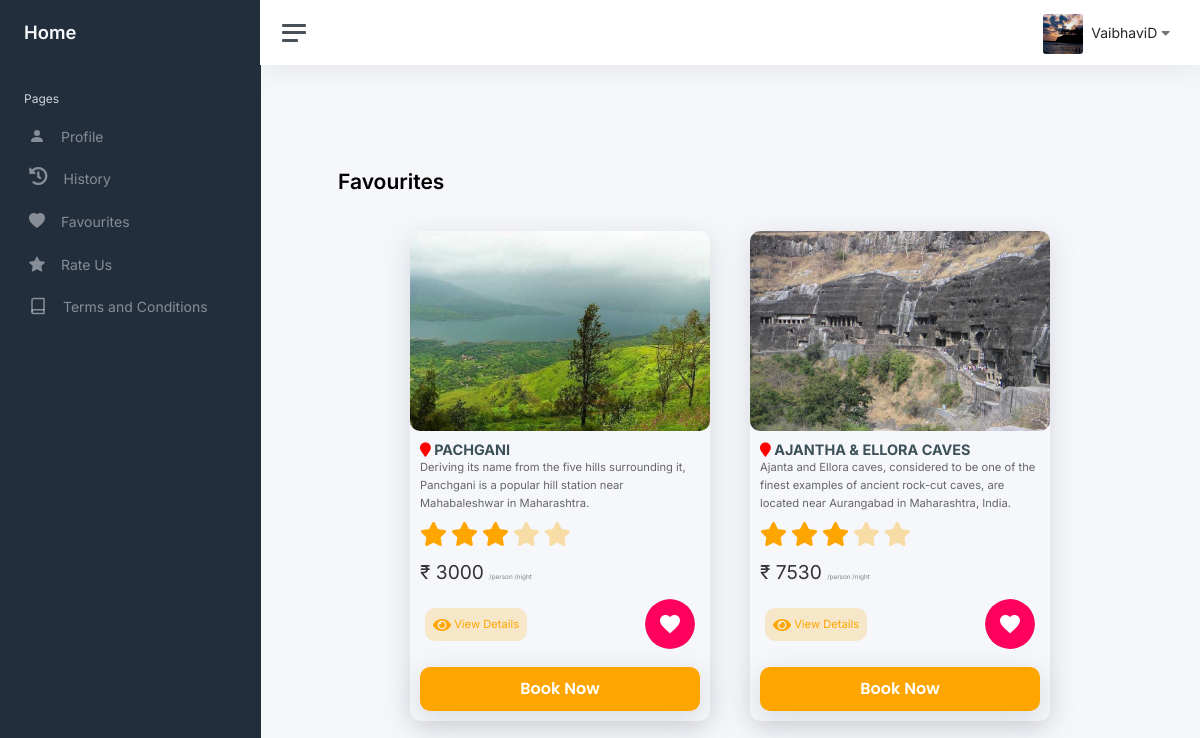
Screenshot of /templates/user_panel/favourites (signed in) with the database file from the repository.
### tables this page shows
CREATE TABLE `user` (
  `id` int(11) NOT NULL,
  `name` varchar(255) NOT NULL,
  `email` varchar(100) NOT NULL,
  `mobile` varchar(255) NOT NULL,
  `address` varchar(255) NOT NULL,
  `profile` varchar(255) NOT NULL
);

CREATE TABLE `package` (
  `id` int(11) NOT NULL,
  `packageName` varchar(255) NOT NULL,
  `packageDesc` varchar(255) NOT NULL,
  `packagePrice` int(11) NOT NULL,
  `discount` float NOT NULL,
  `disType` varchar(10) NOT NULL,
  `packageType` int(11) NOT NULL,
  `packagePhoto` varchar(255) NOT NULL
);

### templates/include/functions.inc.php (called while the page is built, shortened)
    <?php
function getUserFav(){
    global $con;
    $arr=array();
    $uid=$_SESSION['CURRENT_USER_ID'];
    $res=mysqli_query($con,"select * from favourites where userId='$uid' ");
    while ($row=mysqli_fetch_assoc($res) ) {
        $arr[]=$row;
    }
    return $arr;
}
function getFavourites(){
    $fav_array=array();
if(isset($_SESSION['CURRENT_USER_ID'])){
  $getUserFav=getUserFav();
  foreach ($getUserFav as $key => $value) {
   $fav_array[]= array(
        'pckgId'=>$value['pckgId']
      );
  }
}
else{
  if (isset($_SESSION['favourites']) && count($_SESSION['favourites'])>0) {
    $fav_array=$_SESSION['favourites'];
  }
}
return $fav_array;
}
function getCurrentUserName(){
     global $con;
    $uid=$_SESSION['CURRENT_USER_ID'];
    $getname=mysqli_fetch_assoc(mysqli_query($con,"select * from user where id ='$uid' "));
    $name=$getname['name'];
    return $name;
}
function getCurrentUserDetails(){
   global $con;
    $arr=array();
    if(isset($_SESSION['CURRENT_USER_ID'])){
      $uid=$_SESSION['CURRENT_USER_ID'];
      $res=mysqli_query($con,"select * from user where id ='$uid' ");
       $row=mysqli_fetch_assoc($res);
      $arr=$row;
    }
    return $arr;
}
?>

### templates/user_panel/favourites.php (the view, shortened to what this page needs)
<?php
include 'userHeader.php';
?>
<section class="packages" id="packages">
			<main class="content">
				<div class="container-fluid p-0">
					<h1 class="h3 mb-3"><strong>Favourites</strong></h1>
<div class="box-container">
  <?php
      foreach ($favArray as $key => $value) {
        $pckgId=$value['pckgId'];
            $packages=mysqli_query($con,"select * from package where id='$pckgId' ");
             if(mysqli_num_rows($packages)>0){
               while ($pckgRow=mysqli_fetch_assoc($packages)) {
                ?>
          <div class="box">
             <img src="<?php echo SITE_PACKAGE_IMAGE.$pckgRow['packagePhoto'];  ?>" alt="">
              <div class="content">
                  <h4><i id="map" class="fa fa-map-marker"></i> <?php  echo $pckgRow['packageName']; ?> </h4>
                  <p><?php  echo $pckgRow['packageDesc']; ?></p>
                  <div class="stars">
                      <i class="fa fa-star checked"></i>
                      <i class="fa fa-star checked"></i>
                      <i class="fa fa-star checked"></i>
                      <i class="fa fa-star "></i>
                      <i class="fa fa-star "></i>
                  </div>
                  <div class="price">&#8377; <?php  echo $pckgRow['packagePrice']; ?> <span style="font-size: .4rem;color:gray;">/person /night</span></div>
                  <div class="view-like">
                    <a class="view-details" href="<?php echo SITE_PATH.'templates/'; ?>viewDetails/<?php echo $pckgRow['id'];  ?>"><i class="fa fa-eye"></i> View Details</a>
                    <div class="like-wrapper">
                     <a href="javascript:void(0);" data-id="<?php echo $pckgRow['id'] ?> " class="like-button <?php
                        $active='remove';
                        foreach ($favArray as $key => $value) {
                           $pckgId=$value['pckgId'];
                           if($pckgRow['id']==$pckgId){ echo "is-active"; $active='remove'; }
                        }
                        ?>" onclick="manageFav('<?php echo $pckgRow['id']; ?>','<?php echo $active; ?>')" >
                        <i class="material-icons is-liked bouncy">favorite</i>
                        <span class="like-overlay"></span>
                      </a>
                  </div>
                  </div>
                   <?php
                      if(isset($_SESSION['CURRENT_USER_ID'])){
                  ?>
                  <a href="<?php echo SITE_PATH.'templates/'; ?>bookTour/<?php echo $pckgRow['id'];  ?>"><button class="book-btn">Book Now</button></a>
                      <?php
                    }
                    else{
                      ?>
                       <a href="<?php echo SITE_PATH.'templates/'; ?>login"><button class="book-btn">Book Now</button></a>
                      <?php
                    }
                  ?>
              </div>
          </div>
          <?php
              }
            }
          }
           ?>
</div>
					</div>
					</main>
					</section>
<?php
include 'userFooter.php';
?>

### templates/user_panel/userHeader.php (shortened to what this page needs)
<?php
      include ($_SERVER['DOCUMENT_ROOT'].'/Travello/templates/include/database.inc.php');
      include ($_SERVER['DOCUMENT_ROOT'].'/Travello/templates/include/functions.inc.php');
   $favArray=getFavourites();
   $row=getCurrentUserDetails();
   ?>
<!DOCTYPE html>
<html lang="en">
   <head>
      <link rel="stylesheet" href="<?php echo SITE_PATH; ?>asset/css_user/style.css"/>
      <link rel="stylesheet" href="https://cdnjs.cloudflare.com/ajax/libs/font-awesome/5.15.3/css/all.min.css">
      <link href="<?php echo SITE_PATH; ?>asset/bootstrap.min.css" rel="stylesheet">
      <link href="<?php echo SITE_PATH; ?>asset/css_admin/app.css" rel="stylesheet">
      <link href="<?php echo SITE_PATH; ?>asset/css_user/cards.css" rel="stylesheet">
      <link href="<?php echo SITE_PATH; ?>asset/css_user/rateus.css" rel="stylesheet">
   </head>
   <body>
      <div class="wrapper">
      <nav id="sidebar" class="sidebar js-sidebar">
         <div class="sidebar-content js-simplebar">
            <a class="sidebar-brand" href="<?php echo SITE_PATH; ?>">
            <span class="align-middle">Home</span>
            </a>
            <ul class="sidebar-nav">
            <li class="sidebar-header">
               Pages
            </li>
            <li class="sidebar-item ">
               <a class="sidebar-link" href="<?php echo SITE_PATH.'templates/user_panel/'; ?>profile">
                  <svg xmlns="http://www.w3.org/2000/svg" width="16" height="16" fill="currentColor" class="bi bi-person-fill" viewBox="0 0 16 16">
                     <path d="M3 14s-1 0-1-1 1-4 6-4 6 3 6 4-1 1-1 1H3zm5-6a3 3 0 1 0 0-6 3 3 0 0 0 0 6z"/>
                  </svg>
                  <span class="align-middle">Profile</span>
               </a>
            </li>
            <li class="sidebar-item ">
               <a class="sidebar-link" href="<?php echo SITE_PATH.'templates/user_panel/'; ?>history">
               <i class="fa fa-history fa-lg" aria-hidden="true"></i>
               <span class="align-middle">History</span>
               </a>
            </li>
            <li class="sidebar-item ">
               <a class="sidebar-link" href="<?php echo SITE_PATH.'templates/user_panel/'; ?>favourites">
                  <svg xmlns="http://www.w3.org/2000/svg" width="16" height="16" fill="currentColor" class="bi bi-heart-fill" viewBox="0 0 16 16">
                     <path fill-rule="evenodd" d="M8 1.314C12.438-3.248 23.534 4.735 8 15-7.534 4.736 3.562-3.248 8 1.314z"/>
                  </svg>
                  <span class="align-middle">Favourites</span>
               </a>
            </li>
            <li class="sidebar-item">
               <a class="sidebar-link" href="<?php echo SITE_PATH.'templates/user_panel/'; ?>rateus">
                   <span class="align-middle">Rate Us</span>
               </a>
            </li>
            <li class="sidebar-item">
               <a class="sidebar-link" href="<?php echo SITE_PATH.'templates/user_panel/'; ?>termsandconditions">
               <i class="align-middle" data-feather="book"></i> <span class="align-middle">Terms and Conditions</span>
               </a>
            </li>
         </div>
      </nav>
      <div class="main">
      <nav class="navbar navbar-expand navbar-light navbar-bg">
         <a class="sidebar-toggle js-sidebar-toggle">
         <i class="hamburger align-self-center"></i>
         </a>
         <div class="navbar-collapse collapse">
            <ul class="navbar-nav navbar-align">
               <li class="nav-item">
                  <a class="nav-link  userdropdown d-sm-inline-block" href="javascript:void(0)"  >
                  <img src="<?php  echo SITE_PROFILE_IMAGE.$row['profile']; ?>" class="avatar img-fluid rounded me-1" alt="<?php echo getCurrentUserName(); ?>" onerror="this.onerror=null;this.src=`<?php  echo $row['profile']; ?>`;">
                  <span class="text-dark"><?php echo getCurrentUserName(); ?></span>
                  <span> <i class="fas fa-caret-down"></i> </span>
                  </a>
               </li>
            </ul>
         </div>
      </nav>

### asset/css_user/cards.css (style rules this page uses)
.packages { padding:30px; width: 100%; padding-top: 6%; }
.packages .box-container { display: flex; flex-wrap: wrap; justify-content: center; width:100%; }
.packages .box-container .box { margin:20px; display: flex; justify-content: center; flex-direction: column; width:300px; border-radius: 10px; box-shadow: rgba(100, 100, 111, 0.2) 0px 7px 29px 0px; }
.packages .box-container .box img { width: 100%; height: 200px; object-fit: cover; border-radius: 10px; }
.packages .box-container .box .content { padding: 10px; }
.packages .box-container .box .content .view-like { display: flex; justify-content:space-between; align-items:center; padding: 5px; }
.packages .box-container .box .content .view-like .view-details { background: rgba(255, 165, 0,.2); padding: .5rem; font-size: .7rem; border-radius: 10px; text-decoration: none; color:#ffa500; margin: 1rem 0; }
.packages .box-container .box .content .view-like .view-details i { font-size: 1rem; vertical-align: middle; }
.packages .box-container .box .content .view-like .like-wrapper .like-button { position: relative; width: 50px; height: 50px; border-radius: 50%; background: #ccc; display: flex; justify-content: center; align-items: center; margin: 0 auto; text-decoration: none; overflow: hidden; }
.packages .box-container .box .content .view-like .like-wrapper .like-button .like-overlay { display: block; position: absolute; top: 0; left: 0; width: 50px; height: 50px; border-radius: 50%; background: #ff005d; transform: scale(0); transition: all 0.4s; z-index: 0; }
.packages .box-container .box .content .view-like .like-wrapper .like-button i.is-liked { display: none; color: #fff; position: relative; z-index: 1; }
.packages .box-container .box .content .view-like .like-wrapper .like-button.is-active .like-overlay { transform: scale(1); }
.packages .box-container .box .content .view-like .like-wrapper .like-button.is-active i.is-liked { display: block; }
.bouncy { -webkit-animation: bouncy 0.6s; animation: bouncy 0.6s; -webkit-animation-duration: 0.6s; animation-duration: 0.6s; -webkit-animation-fill-mode: both; animation-fill-mode: both; }
.packages .box-container .box .content h4 { color:#3b5057; text-transform: uppercase; margin:0; font-weight: bold; font-size: .9rem !important; }
.packages .box-container .box .content h4 i { color:#ff0000; font-size: .9rem; font-weight: bold; }
.packages .box-container .box .content { width: 100%; }
.packages .box-container .box .content p { text-align: left; font-size: .7rem; color: #666; margin: 0; padding: 0; line-height: 18px; }
.packages .box-container .box .content .stars i { padding-top:10px; font-size:1.5rem; color: rgba(255, 166, 0, 0.342); }
.packages .box-container .box .content .stars i.checked { color: #ffa500; }
.packages .box-container .box .content .price { font-size: 1.2rem; color:#333; margin-top: 10px; text-align:left; }
.packages .box-container .box .content .book-btn { width: 100%; font-family: Poppins; color: #fff; margin-top: 5px; padding: 10px 20px; font-size: 1rem; background:#ffa500; border-radius: 10px; border: none; box-shadow: rgba(100, 100, 111, 0.2) 0px 7px 29px 0px; font-weight: 600; cursor: pointer; text-decoration: none; transition: .5s all; }

### asset/css_user/rateus.css (style rules this page uses)
* { box-sizing: border-box; }

### rows the page displays
user: profile (picture), name "VaibhaviD"
package: packagePhoto (picture), packageName "PACHGANI", packageDesc "Deriving its name from the five hills surrounding it, Panchgani is a popular hill station near Mahabaleshwar in Maharashtra.", packagePrice "3000"
package: packagePhoto (picture), packageName "AJANTHA & ELLORA CAVES", packageDesc "Ajanta and Ellora caves, considered to be one of the finest examples of ancient rock-cut caves, are located near Aurangabad in Maharashtra, India.", packagePrice "7530"
